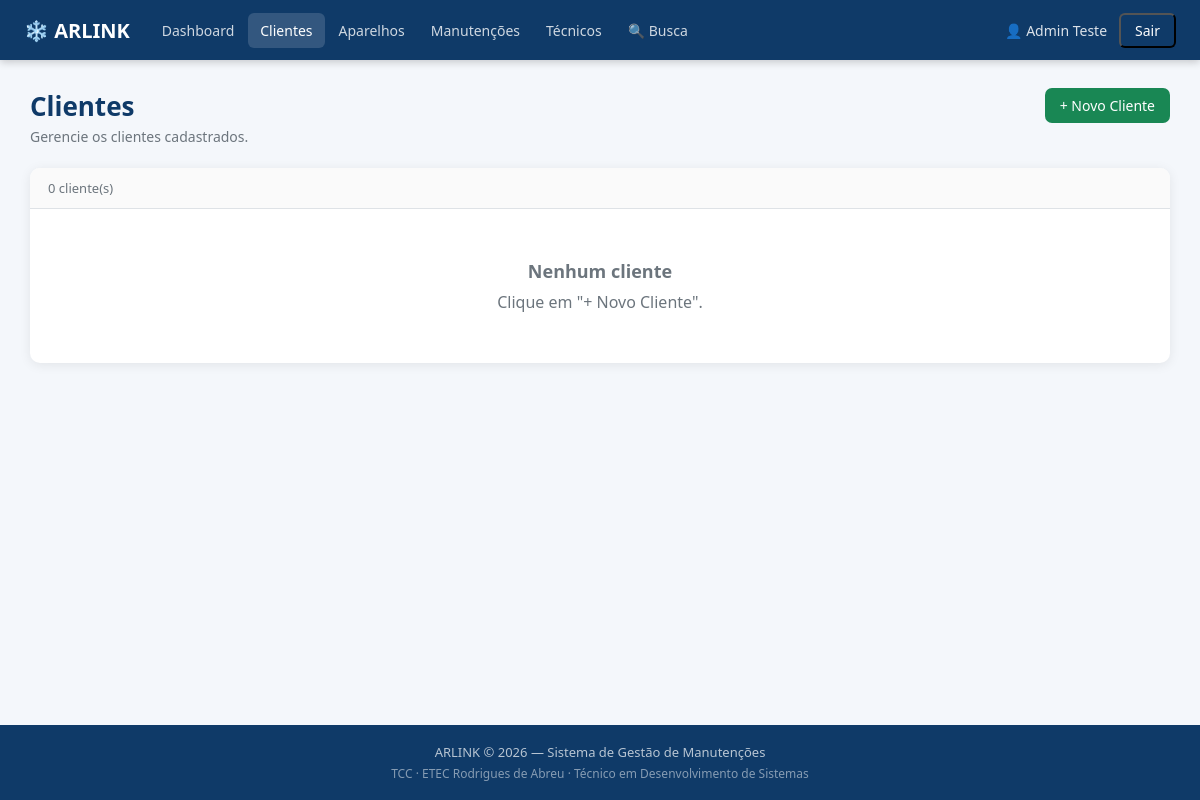
Page /clientes.php (signed in) on the earlier database version.
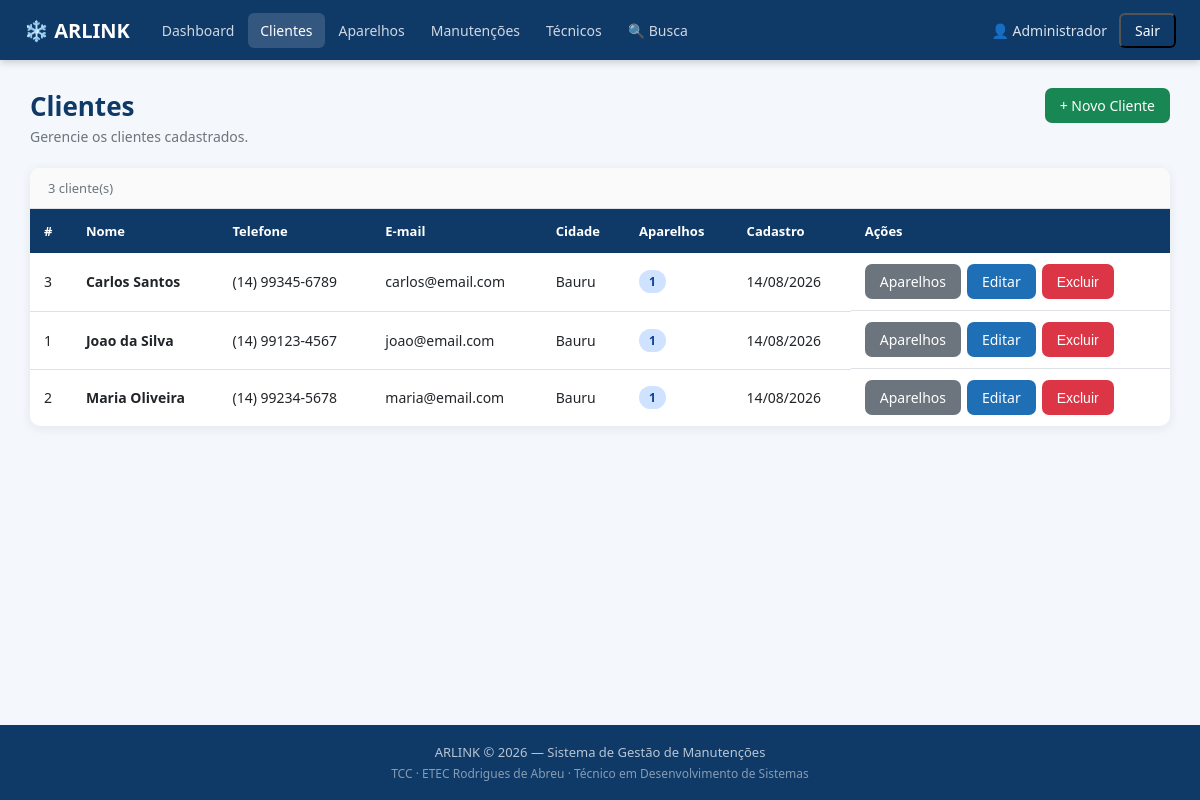
Same page on the later database version.
### tables this page shows
CREATE TABLE IF NOT EXISTS clientes (
  id INT AUTO_INCREMENT PRIMARY KEY,
  nome VARCHAR(100) NOT NULL,
  telefone VARCHAR(20) NOT NULL,
  email VARCHAR(100),
  endereco VARCHAR(200),
  cidade VARCHAR(80),
  criado_em TIMESTAMP DEFAULT CURRENT_TIMESTAMP
);

### clientes.php (the view, shortened to what this page needs)
<?php
require_once 'includes/conexao.php';
$res = mysqli_query($conexao,
  "SELECT c.id,c.nome,c.telefone,c.email,c.cidade,c.criado_em,COUNT(a.id) AS total
   FROM clientes c LEFT JOIN aparelhos a ON a.cliente_id=c.id
   GROUP BY c.id ORDER BY c.nome ASC");
require_once 'includes/header.php';
?>
<div class="container">
  <div class="page-topo">
    <div><h1>Clientes</h1><p>Gerencie os clientes cadastrados.</p></div>
    <a href="cliente_form.php" class="btn btn-verde">+ Novo Cliente</a>
  </div>
  <div class="card">
    <div class="contador"><?php echo mysqli_num_rows($res); ?> cliente(s)</div>
    <div class="tabela-container">
      <?php if (mysqli_num_rows($res)>0): ?>
      <table><thead><tr><th>#</th><th>Nome</th><th>Telefone</th><th>E-mail</th><th>Cidade</th><th>Aparelhos</th><th>Cadastro</th><th>Ações</th></tr></thead>
      <tbody>
      <?php while ($c=mysqli_fetch_assoc($res)): ?>
        <tr>
          <td><?php echo $c['id']; ?></td>
          <td><strong><?php echo htmlspecialchars($c['nome']); ?></strong></td>
          <td><?php echo htmlspecialchars($c['telefone']); ?></td>
          <td><?php echo $c['email'] ? htmlspecialchars($c['email']) : '-'; ?></td>
          <td><?php echo $c['cidade'] ? htmlspecialchars($c['cidade']) : '-'; ?></td>
          <td><span class="badge badge-azul"><?php echo $c['total']; ?></span></td>
          <td><?php echo date('d/m/Y',strtotime($c['criado_em'])); ?></td>
          <td class="acoes">
            <a href="aparelhos.php?cliente_id=<?php echo $c['id']; ?>" class="btn btn-cinza">Aparelhos</a>
            <a href="cliente_form.php?id=<?php echo $c['id']; ?>" class="btn btn-primario">Editar</a>
            <form action="cliente_excluir.php" method="POST" onsubmit="return confirm('Excluir este cliente e TODOS os seus aparelhos e manutencoes?')" class="form-excluir"><button type="submit" class="btn btn-vermelho">Excluir</button></form>
          </td>
        </tr>
      <?php endwhile; ?>
      </tbody></table>
      <?php else: ?><div class="vazio"><h3>Nenhum cliente</h3><p>Clique em "+ Novo Cliente".</p></div><?php endif; ?>
    </div>
  </div>
</div>
<?php require_once 'includes/footer.php'; ?>

### includes/header.php (shortened to what this page needs)
<!DOCTYPE html>
<html lang="pt-BR">
<head>
<link rel="stylesheet" href="<?php echo BASE_URL; ?>assets/css/style.css">
</head>
<body>
<nav class="navbar">
  <div class="navbar-brand">❄️ ARLINK</div>
  <div class="navbar-menu">
    <?php
    $pg = basename($_SERVER['PHP_SELF']);
    $links = [
      'dashboard.php'  => 'Dashboard',
      'clientes.php'   => 'Clientes',
      'aparelhos.php'  => 'Aparelhos',
      'manutencoes.php'=> 'Manutenções',
      'tecnicos.php'   => 'Técnicos',
      'busca.php'      => '🔍 Busca',
    ];
    foreach ($links as $url => $label):
      $ativo = $pg === $url ? 'ativo' : '';
    ?>
    <a href="<?php echo BASE_URL.$url; ?>" class="<?php echo $ativo; ?>"><?php echo $label; ?></a>
    <?php endforeach; ?>
  </div>
  <div class="navbar-user">
    <span>👤 <?php echo htmlspecialchars($_SESSION['tecnico_nome'] ?? ''); ?></span>
    <form action="<?php echo BASE_URL; ?>logout.php" method="POST">
      <button type="submit" class="btn-logout" style="background:transparent;cursor:pointer;font:inherit">Sair</button>
    </form>
  </div>
</nav>

Differences in the rows shown:
added clientes: id "3", nome "Carlos Santos", telefone "(14) 99345-6789", email "carlos@email.com", cidade "Bauru", total "1", criado_em "14/08/2026"
added clientes: id "1", nome "Joao da Silva", telefone "(14) 99123-4567", email "joao@email.com", cidade "Bauru", total "1", criado_em "14/08/2026"
added clientes: id "2", nome "Maria Oliveira", telefone "(14) 99234-5678", email "maria@email.com", cidade "Bauru", total "1", criado_em "14/08/2026"
Other differences:
$_SESSION['tecnico_nome']: "Admin Teste" → "Administrador"
mysqli_num_rows($res): "0" → "3"
text no longer shown: "Nenhum cliente Clique em \"+ Novo Cliente\"."
text now shown: "# Nome Telefone E-mail Cidade Aparelhos Cadastro Ações"
